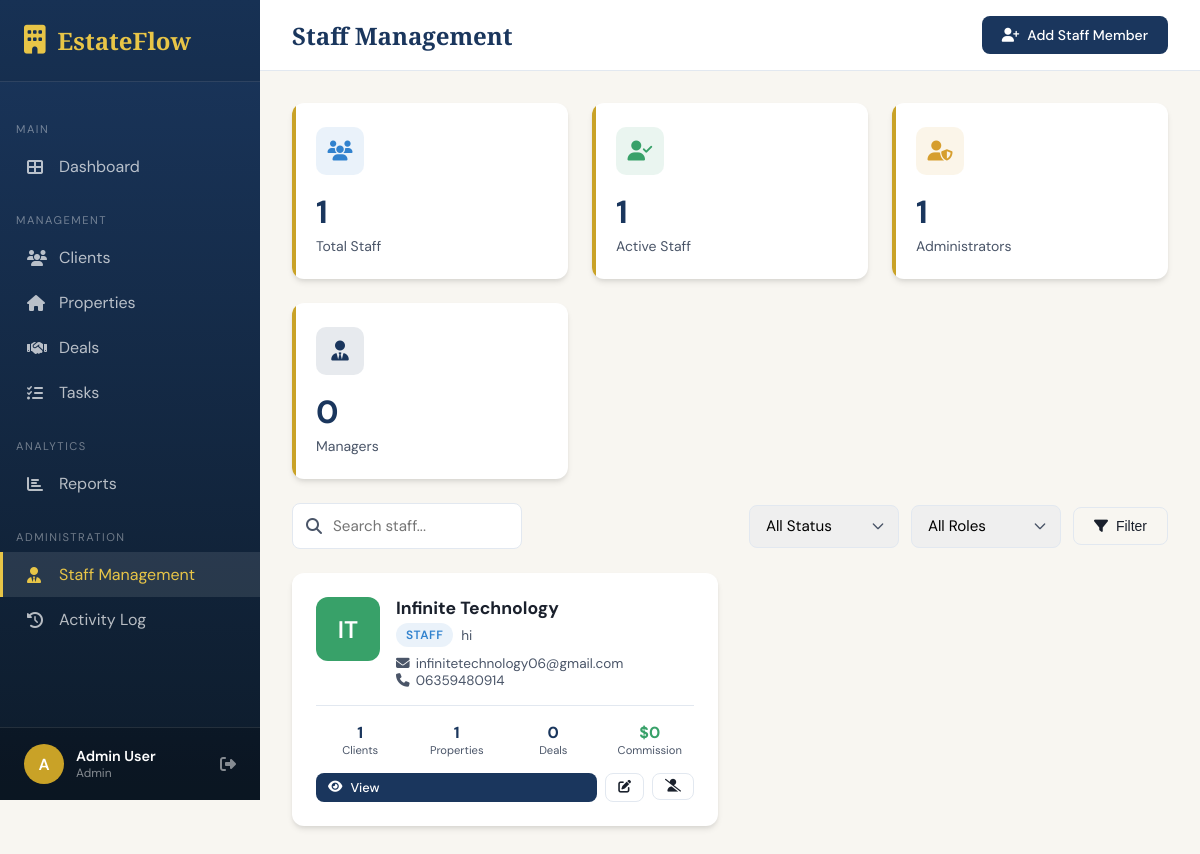
The app's page /staff (signed in) with its own data.
### app.py (models this page shows, shortened)
class User(UserMixin, db.Model):
    id = db.Column(db.Integer, primary_key=True)
    username = db.Column(db.String(80), unique=True, nullable=False)
    email = db.Column(db.String(120), unique=True, nullable=False)
    password_hash = db.Column(db.String(256), nullable=False)
    role = db.Column(db.String(20), default='staff')  # admin, manager, staff
    first_name = db.Column(db.String(50))
    last_name = db.Column(db.String(50))
    phone = db.Column(db.String(20))
    position = db.Column(db.String(50))  # e.g., Senior Agent, Junior Agent, etc.
    hire_date = db.Column(db.Date)
    commission_rate = db.Column(db.Float, default=3.0)
    is_active = db.Column(db.Boolean, default=True)
    avatar_color = db.Column(db.String(20), default='#1a365d')
    created_at = db.Column(db.DateTime, default=datetime.utcnow)
    created_by = db.Column(db.Integer, db.ForeignKey('user.id'))
    properties = db.relationship('Property', backref='agent', lazy=True, foreign_keys='Property.agent_id')
    clients = db.relationship('Client', backref='agent', lazy=True, foreign_keys='Client.agent_id')
    tasks = db.relationship('Task', backref='assigned_to', lazy=True, foreign_keys='Task.user_id')
    @property
    def full_name(self):
        if self.first_name and self.last_name:
            return f"{self.first_name} {self.last_name}"
        return self.username
    def is_admin(self):
        return self.role == 'admin'

### app.py (the view, shortened to what this page needs)
@app.route('/staff')
@login_required
@admin_required
def staff_list():
    status_filter = request.args.get('status', '')
    role_filter = request.args.get('role', '')
    search = request.args.get('search', '')
    query = User.query.filter(User.id != current_user.id)
    if status_filter == 'active':
        query = query.filter_by(is_active=True)
    elif status_filter == 'inactive':
        query = query.filter_by(is_active=False)
    if role_filter:
        query = query.filter_by(role=role_filter)
    staff = query.order_by(User.created_at.desc()).all()
    staff_stats = {}
    for member in staff:
        clients_count = Client.query.filter_by(agent_id=member.id).count()
        properties_count = Property.query.filter_by(agent_id=member.id).count()
        closed_deals = Deal.query.join(Client).filter(
            Client.agent_id == member.id,
            Deal.status == 'closed'
        ).all()
        total_commission = sum(deal.commission_amount for deal in closed_deals)
        staff_stats[member.id] = {
            'clients': clients_count,
            'properties': properties_count,
            'deals': len(closed_deals),
            'commission': total_commission
        }
    return render_template('staff/staff_list.html', staff=staff, staff_stats=staff_stats)

### app.py (called while the page is built)
@login_manager.user_loader
def load_user(user_id):
    return User.query.get(int(user_id))

def admin_required(f):
    from functools import wraps
    @wraps(f)
    def decorated_function(*args, **kwargs):
        if not current_user.is_authenticated or not current_user.is_admin():
            flash('Access denied. Admin privileges required.', 'error')
            return redirect(url_for('dashboard'))
        return f(*args, **kwargs)
    return decorated_function

### templates/staff/staff_list.html (shortened to what this page needs)
{% extends "base.html" %}
{% block content %}
<div class="top-bar">
    <h1 class="page-title">Staff Management</h1>
    <div class="top-actions">
        <a href="{{ url_for('add_staff') }}" class="btn btn-primary">
            <i class="fas fa-user-plus"></i> Add Staff Member
        </a>
    </div>
</div>
<div class="content-area">
    <div class="stats-grid" style="margin-bottom: 24px;">
        <div class="stat-card">
            <div class="stat-icon clients">
                <i class="fas fa-users"></i>
            </div>
            <div class="stat-value">{{ staff|length }}</div>
            <div class="stat-label">Total Staff</div>
        </div>
        <div class="stat-card">
            <div class="stat-icon properties">
                <i class="fas fa-user-check"></i>
            </div>
            <div class="stat-value">{{ staff|selectattr('is_active')|list|length }}</div>
            <div class="stat-label">Active Staff</div>
        </div>
        <div class="stat-card">
            <div class="stat-icon deals">
                <i class="fas fa-user-shield"></i>
            </div>
            <div class="stat-value">{{ staff|selectattr('role', 'equalto', 'admin')|list|length + 1 }}</div>
            <div class="stat-label">Administrators</div>
        </div>
        <div class="stat-card">
            <div class="stat-icon revenue">
                <i class="fas fa-user-tie"></i>
            </div>
            <div class="stat-value">{{ staff|selectattr('role', 'equalto', 'manager')|list|length }}</div>
            <div class="stat-label">Managers</div>
        </div>
    </div>
    <form method="GET" class="filters">
        <div class="search-box">
            <i class="fas fa-search"></i>
            <input type="text" name="search" class="form-control" placeholder="Search staff..." value="{{ request.args.get('search', '') }}">
        </div>
        <select name="status" class="form-control" onchange="this.form.submit()">
            <option value="">All Status</option>
        </select>
        <select name="role" class="form-control" onchange="this.form.submit()">
            <option value="">All Roles</option>
        </select>
        <button type="submit" class="btn btn-outline">
            <i class="fas fa-filter"></i> Filter
        </button>
    </form>
    {% if staff %}
    <div style="display: grid; grid-template-columns: repeat(auto-fill, minmax(350px, 1fr)); gap: 24px;">
        {% for member in staff %}
        <div class="card" style="overflow: visible;">
            <div class="card-body">
                <div style="display: flex; gap: 16px; align-items: flex-start;">
                    <div style="width: 64px; height: 64px; border-radius: 12px; background: {{ member.avatar_color or '#1a365d' }}; color: white; display: flex; align-items: center; justify-content: center; font-size: 1.5rem; font-weight: 600; flex-shrink: 0;">
                        {{ member.first_name[0]|upper if member.first_name else member.username[0]|upper }}{{ member.last_name[0]|upper if member.last_name else '' }}
                    </div>
                    <div style="flex: 1; min-width: 0;">
                        <div style="display: flex; align-items: center; gap: 8px; margin-bottom: 4px;">
                            <h3 style="margin: 0; font-size: 1.1rem; white-space: nowrap; overflow: hidden; text-overflow: ellipsis;">
                                {{ member.full_name }}
                            </h3>
                        </div>
                        <div style="display: flex; align-items: center; gap: 8px; margin-bottom: 8px;">
                            <span class="badge {% if member.role == 'admin' %}badge-primary{% elif member.role == 'manager' %}badge-warning{% else %}badge-info{% endif %}">
                                {{ member.role|capitalize }}
                            </span>
                            {% if member.position %}
                                <span style="color: var(--text-light); font-size: 0.85rem;">{{ member.position }}</span>
                            {% endif %}
                        </div>
                        <div style="font-size: 0.85rem; color: var(--text-light);">
                            <div><i class="fas fa-envelope" style="width: 16px;"></i> {{ member.email }}</div>
                            {% if member.phone %}
                                <div><i class="fas fa-phone" style="width: 16px;"></i> {{ member.phone }}</div>
                            {% endif %}
                        </div>
                    </div>
                </div>
                <div style="display: grid; grid-template-columns: repeat(4, 1fr); gap: 8px; margin-top: 16px; padding-top: 16px; border-top: 1px solid var(--border);">
                    <div style="text-align: center;">
                        <div style="font-weight: 700; color: var(--primary);">{{ staff_stats[member.id].clients }}</div>
                        <div style="font-size: 0.7rem; color: var(--text-light);">Clients</div>
                    </div>
                    <div style="text-align: center;">
                        <div style="font-weight: 700; color: var(--primary);">{{ staff_stats[member.id].properties }}</div>
                        <div style="font-size: 0.7rem; color: var(--text-light);">Properties</div>
                    </div>
                    <div style="text-align: center;">
                        <div style="font-weight: 700; color: var(--primary);">{{ staff_stats[member.id].deals }}</div>
                        <div style="font-size: 0.7rem; color: var(--text-light);">Deals</div>
                    </div>
                    <div style="text-align: center;">
                        <div style="font-weight: 700; color: var(--success);">${{ '{:,.0f}'.format(staff_stats[member.id].commission) }}</div>
                        <div style="font-size: 0.7rem; color: var(--text-light);">Commission</div>
                    </div>
                </div>
                <div style="display: flex; gap: 8px; margin-top: 16px;">
                    <a href="{{ url_for('view_staff', id=member.id) }}" class="btn btn-sm btn-primary" style="flex: 1;">
                        <i class="fas fa-eye"></i> View
                    </a>
                    <a href="{{ url_for('edit_staff', id=member.id) }}" class="btn btn-sm btn-outline">
                        <i class="fas fa-edit"></i>
                    </a>
                    <form method="POST" action="{{ url_for('toggle_staff_status', id=member.id) }}" style="margin: 0;">
                        <button type="submit" class="btn btn-sm btn-outline" title="{{ 'Deactivate' if member.is_active else 'Activate' }}">
                            <i class="fas {{ 'fa-user-slash' if member.is_active else 'fa-user-check' }}"></i>
                        </button>
                    </form>
                </div>
            </div>
        </div>
        {% endfor %}
    </div>
    {% endif %}
</div>
{% endblock %}

### templates/base.html (shortened to what this page needs)
<!DOCTYPE html>
<html lang="en">
<head>
    <link rel="stylesheet" href="https://cdnjs.cloudflare.com/ajax/libs/font-awesome/6.4.0/css/all.min.css">
</head>
<body>
    {% if current_user.is_authenticated %}
    <aside class="sidebar">
        <div class="sidebar-header">
            <div class="sidebar-logo">
                <i class="fas fa-building"></i>
                <span>EstateFlow</span>
            </div>
        </div>
        <nav class="sidebar-nav">
            <div class="nav-section">Main</div>
            <a href="{{ url_for('dashboard') }}" class="nav-link {% if request.endpoint == 'dashboard' %}active{% endif %}">
                <i class="fas fa-th-large"></i>
                <span>Dashboard</span>
            </a>
            <div class="nav-section">Management</div>
            <a href="{{ url_for('clients') }}" class="nav-link {% if 'client' in request.endpoint %}active{% endif %}">
                <i class="fas fa-users"></i>
                <span>Clients</span>
            </a>
            <a href="{{ url_for('properties') }}" class="nav-link {% if 'propert' in request.endpoint %}active{% endif %}">
                <i class="fas fa-home"></i>
                <span>Properties</span>
            </a>
            <a href="{{ url_for('deals') }}" class="nav-link {% if 'deal' in request.endpoint %}active{% endif %}">
                <i class="fas fa-handshake"></i>
                <span>Deals</span>
            </a>
            <a href="{{ url_for('tasks') }}" class="nav-link {% if 'task' in request.endpoint %}active{% endif %}">
                <i class="fas fa-tasks"></i>
                <span>Tasks</span>
            </a>
            <div class="nav-section">Analytics</div>
            <a href="{{ url_for('reports') }}" class="nav-link {% if request.endpoint == 'reports' %}active{% endif %}">
                <i class="fas fa-chart-bar"></i>
                <span>Reports</span>
            </a>
            {% if current_user.is_admin() %}
            <div class="nav-section">Administration</div>
            <a href="{{ url_for('staff_list') }}" class="nav-link {% if 'staff' in request.endpoint %}active{% endif %}">
                <i class="fas fa-user-tie"></i>
                <span>Staff Management</span>
            </a>
            <a href="{{ url_for('activity_log') }}" class="nav-link {% if 'activity' in request.endpoint %}active{% endif %}">
                <i class="fas fa-history"></i>
                <span>Activity Log</span>
            </a>
            {% endif %}
        </nav>
        <div class="sidebar-footer">
            <div class="user-info">
                <div class="user-avatar">{{ current_user.first_name[0]|upper if current_user.first_name else current_user.username[0]|upper }}</div>
                <div class="user-details">
                    <div class="user-name">{{ current_user.full_name }}</div>
                    <div class="user-role">{{ current_user.role|capitalize }}</div>
                </div>
                <a href="{{ url_for('logout') }}" title="Logout" style="color: rgba(255,255,255,0.5);">
                    <i class="fas fa-sign-out-alt"></i>
                </a>
            </div>
        </div>
    </aside>
    {% endif %}
    <main class="main-content" {% if not current_user.is_authenticated %}style="margin-left: 0;"{% endif %}>
        {% block content %}{% endblock %}
    </main>
</body>
</html>

### records on screen
User: first_name "A", full_name "Admin User", role "Admin"
User: first_name "I", last_name "T", full_name "Infinite Technology", role "STAFF", position "hi", email "infinitetechnology06@gmail.com", phone "06359480914", staff_stats "1", staff_stats "0", is_active True (drawn)

### other values on screen
{{ staff|length }} "1"
{{ staff|selectattr('is_active')|list|length }} "1"
{{ staff|selectattr('role', 'equalto', 'admin')|list|length + 1 }} "1"
{{ staff|selectattr('role', 'equalto', 'manager')|list|length }} "0"
